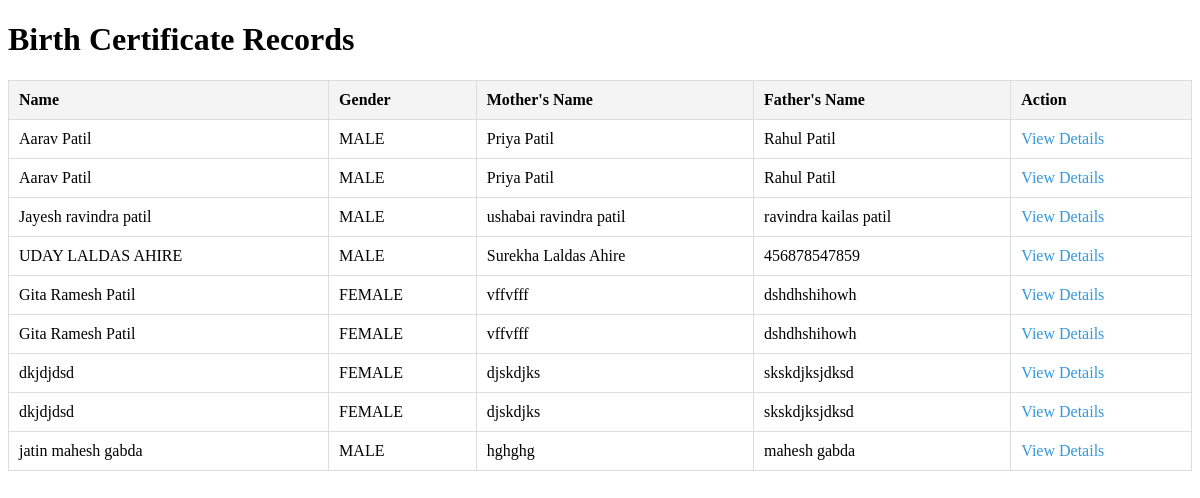
Screenshot of /villager/Certificate/list_birth_certificates.php (signed in) with the database file from the repository.
### tables this page shows
CREATE TABLE `birth_certificate` (
  `id` int(11) NOT NULL,
  `name` varchar(255) NOT NULL,
  `gender` enum('MALE','FEMALE') NOT NULL,
  `dob` date NOT NULL,
  `place_of_birth` varchar(255) NOT NULL,
  `proof_of_birth` enum('hospital_certificate','hospital_statement','parental_affidavit') NOT NULL,
  `proof_of_birth_file` varchar(255) DEFAULT NULL,
  `mother_name` varchar(255) NOT NULL,
  `mother_aadhaar` varchar(12) DEFAULT NULL,
  `mother_aadhaar_proof` varchar(255) DEFAULT NULL,
  `father_name` varchar(255) NOT NULL,
  `father_aadhaar` varchar(12) DEFAULT NULL,
  `father_aadhaar_proof` varchar(255) DEFAULT NULL,
  `address` text NOT NULL,
  `registration_date` date NOT NULL,
  `marriage_certificate` varchar(255) DEFAULT NULL,
  `created_at` timestamp NOT NULL DEFAULT current_timestamp(),
  `status` enum('PENDING','APPROVED','REJECTED') DEFAULT 'PENDING',
  `remarks` text DEFAULT NULL,
  `updated_at` timestamp NULL DEFAULT NULL,
  `registration_number` varchar(10) DEFAULT NULL,
  `villager_email` varchar(255) DEFAULT NULL
);

### villager/Certificate/list_birth_certificates.php (the view, shortened to what this page needs)
<?php
$servername = "localhost";
$username = "root";
$password = "";
$dbname = "kusumba_db";
$conn = new mysqli($servername, $username, $password, $dbname);
$sql = "SELECT id, name, gender, mother_name, father_name FROM birth_certificate";
$result = $conn->query($sql);
?>
<!DOCTYPE html>
<html lang="en">
<head>
</head>
<body>
    <h1>Birth Certificate Records</h1>
    <table>
        <thead>
            <tr>
                <th>Name</th>
                <th>Gender</th>
                <th>Mother's Name</th>
                <th>Father's Name</th>
                <th>Action</th>
            </tr>
        </thead>
        <tbody>
            <?php if ($result->num_rows > 0): ?>
                <?php while($row = $result->fetch_assoc()): ?>
                    <tr>
                        <td><?php echo $row['name']; ?></td>
                        <td><?php echo $row['gender']; ?></td>
                        <td><?php echo $row['mother_name']; ?></td>
                        <td><?php echo $row['father_name']; ?></td>
                        <td><a href="view_birth_certificate.php?id=<?php echo $row['id']; ?>" class="view-details">View Details</a></td>
                    </tr>
                <?php endwhile; ?>
            <?php else: ?>
                <tr>
                    <td colspan="5">No records found</td>
                </tr>
            <?php endif; ?>
        </tbody>
    </table>
</body>
</html>

### villager/Certificate/list_birth_certificates.php (style rules this page uses)
table { width: 100%; border-collapse: collapse; }
th, td { padding: 10px; border: 1px solid #ddd; text-align: left; }
th { background-color: #f4f4f4; }
.view-details { color: #3498db; text-decoration: none; }

### rows the page displays
birth_certificate: name "Aarav Patil", gender "MALE", mother_name "Priya Patil", father_name "Rahul Patil"
birth_certificate: name "Aarav Patil", gender "MALE", mother_name "Priya Patil", father_name "Rahul Patil"
birth_certificate: name "Jayesh ravindra patil", gender "MALE", mother_name "ushabai ravindra patil", father_name "ravindra kailas patil"
birth_certificate: name "UDAY LALDAS AHIRE", gender "MALE", mother_name "Surekha Laldas Ahire", father_name "456878547859"
birth_certificate: name "Gita Ramesh Patil", gender "FEMALE", mother_name "vffvfff", father_name "dshdhshihowh"
birth_certificate: name "Gita Ramesh Patil", gender "FEMALE", mother_name "vffvfff", father_name "dshdhshihowh"
birth_certificate: name "dkjdjdsd", gender "FEMALE", mother_name "djskdjks", father_name "skskdjksjdksd"
birth_certificate: name "dkjdjdsd", gender "FEMALE", mother_name "djskdjks", father_name "skskdjksjdksd"
birth_certificate: name "jatin mahesh gabda", gender "MALE", mother_name "hghghg", father_name "mahesh gabda"
